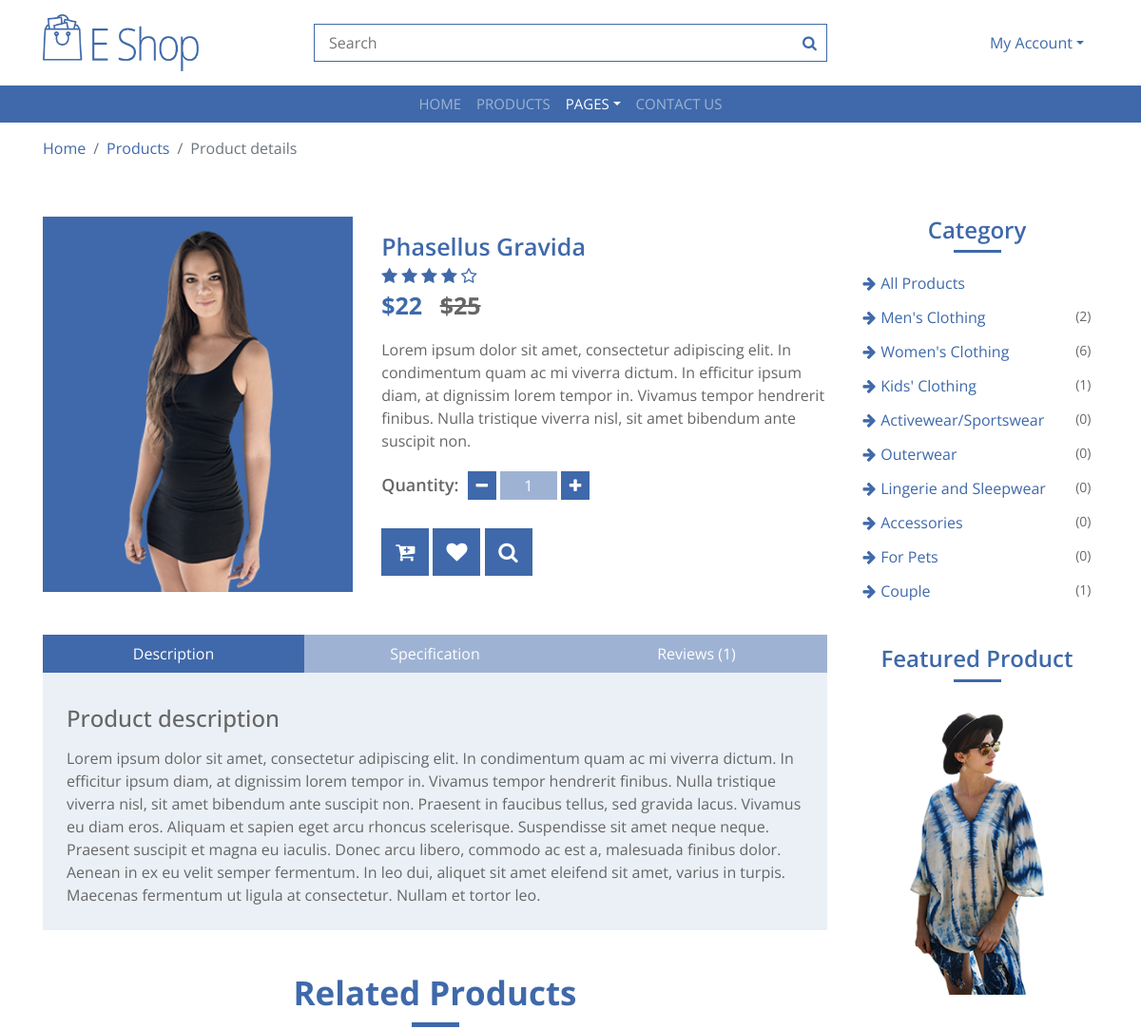
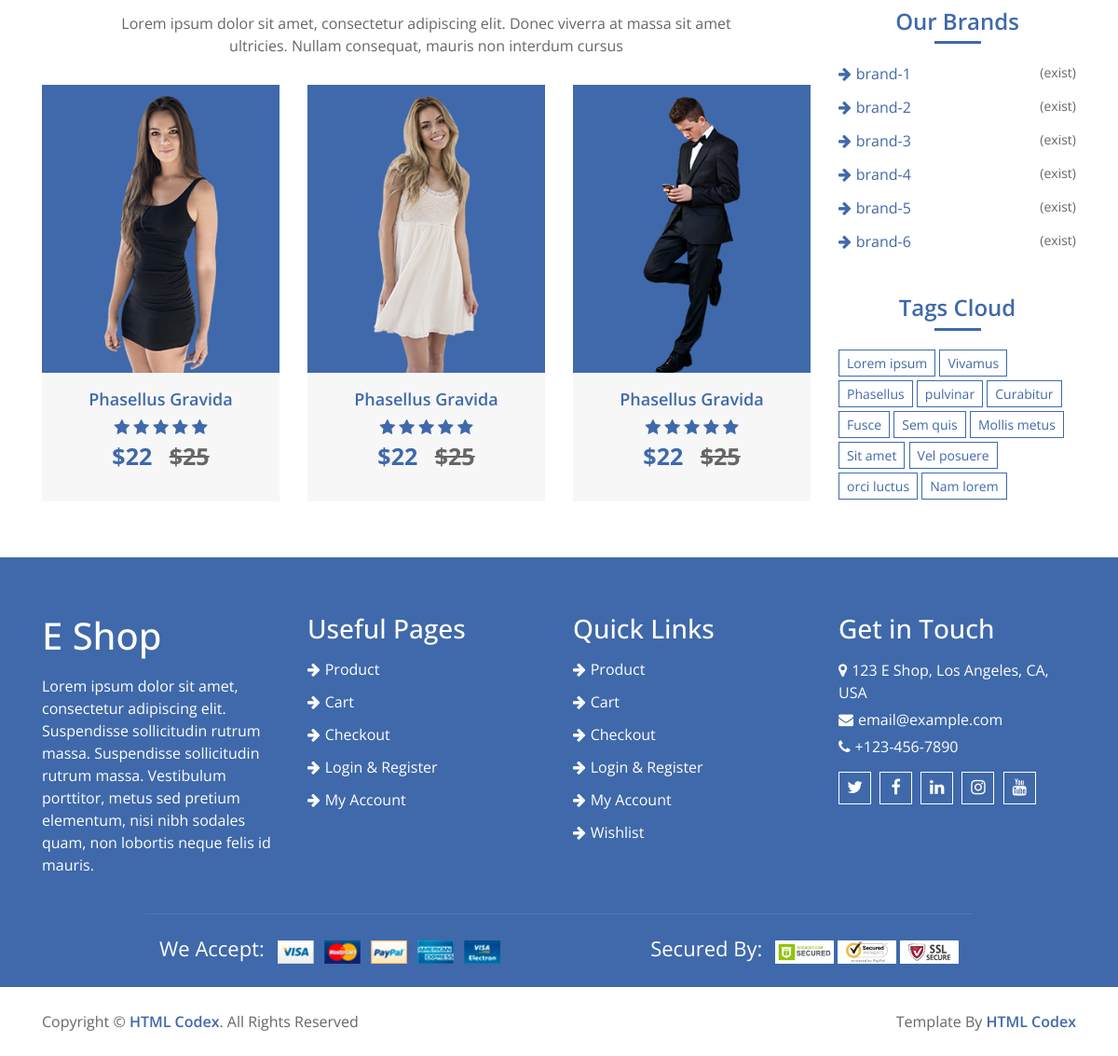
/product/1/, run on the app's committed database (2 pictures, top to bottom).
### core/models.py (models this page shows, shortened)
class Products(models.Model):
    product_name = models.CharField(max_length=200)
    image = models.ImageField(upload_to='products/')
    ex_price = models.CharField(max_length=200, blank=True, null=True)
    price = models.CharField(max_length=200)
    score = models.FloatField(default=0)
    details = models.TextField()
    description = models.TextField()
    specification = models.TextField()
    is_active = models.BooleanField(default=True)
    category = models.ForeignKey(
        Category,
        related_name='products',
        on_delete=models.CASCADE,
        null=True,
        blank=True
    )

class Category(models.Model):
    name = models.CharField(max_length=100, unique=True)
    slug = models.SlugField(max_length=100, unique=True)
    created_at = models.DateTimeField(auto_now_add=True)
    updated_at = models.DateTimeField(auto_now=True)
    is_active = models.BooleanField(default=True)

class Brands(models.Model):
    name = models.CharField(max_length=200)
    image = models.ImageField(upload_to='products/')
    created_at = models.DateTimeField(auto_now_add=True)

### core/views.py (the view)
# urls.py: path('product/<int:post_id>/', product_detail_view, name='product_detail'),
def product_detail_view(request, post_id):
    products = Products.objects.all()
    product = get_object_or_404(Products, id=post_id)
    featured_products = Products.objects.filter(ex_price__isnull=False).exclude(ex_price="")
    featured_product = random.choice(featured_products) if featured_products.exists() else None
    categories = Category.objects.filter(is_active=True)
    brands = Brands.objects.all()
    if request.method == "POST":
        if not request.user.is_authenticated:
            messages.error(request, 'Please login to submit a review.')
            return redirect('shopping:login')
        review_form = ReviewForm(request.POST)
        if review_form.is_valid():
            review = review_form.save(commit=False)
            review.product = product
            review.save()
            return redirect('shopping:product_detail', post_id=product.id)
    else:
        review_form = ReviewForm()
    reviews = product.reviews.all().order_by('-created_at')
    return render(request, 'product-detail.html', {
        'products': products,
        'product':product,
        'featured_product': featured_product,
        'brands': brands,
        'reviews': reviews,
        'review_form': review_form,
        'categories': categories,
    })

### core/forms.py
class ReviewForm(ModelForm):
    class Meta:
        model = Review
        fields = ['reviewer_name', 'reviewer_email', 'content', 'rating']
        widgets = {
            'reviewer_name': forms.TextInput(attrs={'class': 'form-control'}),
            'reviewer_email': forms.EmailInput(attrs={'class': 'form-control'}),
            'content': forms.TextInput(attrs={'class': 'form-control'}),
            'rating': forms.NumberInput(attrs={'class': 'form-control', 'min': 1, 'max': 5}),
        }

### core/context_processors.py (called while the page is built)
def social_media_links(request):
    return {
        'twitter': getattr(settings, 'TWITTER', '#' ),
        'facebook': getattr(settings, 'FACEBOOK', '#'),
        'linkedin': getattr(settings, 'LINKEDIN', '#'),
        'youtube': getattr(settings, 'YOUTUBE', '#'),
        'instagram': getattr(settings, 'INSTAGRAM', '#'),
}

def common_links(request):
    return {
        'home_url': reverse('shopping:home'),
        'products_url': reverse('shopping:products'),
        'cart_url': reverse('shopping:cart'),
        'checkout_url': reverse('shopping:checkout'),
        'login_url': reverse('shopping:login'),
        'register_url': reverse('shopping:register'),
        'account_url': reverse('shopping:account'),
        'wishlist_url': reverse('shopping:wishlist'),
        'contact_url': reverse('shopping:contact'),
    }

### templates/product-detail.html (shortened to what this page needs)
{% extends 'base.html'  %}
{% load static %}
{% block content %}
<div class="breadcrumb-wrap">
    <div class="container">
        <ul class="breadcrumb">
            <li class="breadcrumb-item"><a href="#">Home</a></li>
            <li class="breadcrumb-item"><a href="#">Products</a></li>
            <li class="breadcrumb-item active">Product details</li>
        </ul>
    </div>
</div>
<div class="product-detail">
    <div class="container">
        <div class="row">
            <div class="col-lg-9">
                <div class="row align-items-center product-detail-top">
                    <div class="col-md-5">
                        <div class="product-slider-single">
                            <img src="{{ product.image.url }}" alt="Product Image">
                        </div>
                    </div>
                    <div class="col-md-7">
                        <div class="product-content">
                            <div class="title"><h2>{{ product.product_name }}</h2></div>
                                <div class="ratting">
                                    {%for i in '12345'%}
                                        {%if forloop.counter <= product.score %}
                                            <i class="fa fa-star"></i>
                                        {% else %}
                                            <i class="fa fa-star-o"></i>
                                        {% endif %}
                                    {%endfor%}
                                </div>
                            {% if product.ex_price %}
                            <div class="price">{{product.price}} <span>{{product.ex_price}}</span></div>
                            {% else %}
                            <div class="price">{{product.price}}</div>
                            {% endif %}
                            <div class="details">
                                <p>
                                    {{ product.details }}
                                </p>
                            </div>
                            <div class="quantity">
                                <h4>Quantity:</h4>
                                <div class="qty">
                                    <button class="btn-minus"><i class="fa fa-minus"></i></button>
                                    <input type="text" value="1">
                                    <button class="btn-plus"><i class="fa fa-plus"></i></button>
                                </div>
                            </div>
                            <div class="action">
                                <a href="#" class="add-to-cart" data-id="{{ product.id }}"><i class="fa fa-cart-plus"></i></a>
                                <a href="#" class="add-to-wishlist" data-id="{{ product.id }}"><i class="fa fa-heart"></i></a>
                                <a href="{% url 'shopping:product_detail' product.id %}"><i class="fa fa-search"></i></a>
                            </div>
                        </div>
                    </div>
                </div>
                <div class="row product-detail-bottom">
                    <div class="col-lg-12">
                        <ul class="nav nav-pills nav-justified">
                            <li class="nav-item">
                                <a class="nav-link active" data-toggle="pill" href="#description">Description</a>
                            </li>
                            <li class="nav-item">
                                <a class="nav-link" data-toggle="pill" href="#specification">Specification</a>
                            </li>
                            <li class="nav-item">
                                <a class="nav-link" data-toggle="pill" href="#reviews">Reviews ({{ reviews.count }})</a>
                            </li>
                        </ul>
                        <div class="tab-content">
                            <div id="description" class="container tab-pane active"><br>
                                <h4>Product description</h4>
                                <p>
                                    {{ product.description }}
                                </p>
                            </div>
                        </div>
                    </div>
                </div>
                <div class="container">
                    <div class="section-header">
                        <h3>Related Products</h3>
                        <p>
                            Lorem ipsum dolor sit amet, consectetur adipiscing elit. Donec viverra at massa sit amet ultricies. Nullam consequat, mauris non interdum cursus
                        </p>
                    </div>
                </div>
                <div class="row align-items-center product-slider product-slider-3">
                    {% for product in products %}
                    <div class="col-lg-3">
                        <div class="product-item">
                            <div class="product-image">
                                <a href="product-detail.html">
                                    <img src="{{ product.image.url }}" alt="Product Image">
                                </a>
                            </div>
                            <div class="product-content">
                                <div class="title"><a href="#">Phasellus Gravida</a></div>
                                <div class="ratting">
                                    <i class="fa fa-star"></i>
                                    <i class="fa fa-star"></i>
                                    <i class="fa fa-star"></i>
                                    <i class="fa fa-star"></i>
                                    <i class="fa fa-star"></i>
                                </div>
                                <div class="price">$22 <span>$25</span></div>
                            </div>
                        </div>
                    </div>
                    {% endfor %}
                </div>
            </div>
            <div class="col-lg-3">
                {% include '__categories.html' %}
                <div class="sidebar-widget image">
                    <h2 class="title">Featured Product</h2>
                    {% if featured_product %}
                    <a href="{% url 'shopping:product_detail' featured_product.id %}">
                        <img src="{{ featured_product.image.url }}" alt="Image">
                    </a>
                    {% else %}
                     <a href="{% url 'shopping:product_detail' featured_product.id %}">
                        <img src="{% static 'base/img/category-1.jpg' %}" alt="Image">
                    </a>
                    {% endif %}
                </div>
                <div class="sidebar-widget brands">
                    <h2 class="title">Our Brands</h2>
                    <ul>
                        {% for brand in brands %}
                            <li><a href="#">{{brand.name}}</a><span>(exist)</span></li>
                        {% empty %}
                            <li>No brands available.</li>
                        {% endfor %}
                    </ul>
                </div>
                <div class="sidebar-widget tag">
                    <h2 class="title">Tags Cloud</h2>
                    <a href="#">Lorem ipsum</a>
                    <a href="#">Vivamus</a>
                    <a href="#">Phasellus</a>
                    <a href="#">pulvinar</a>
                    <a href="#">Curabitur</a>
                    <a href="#">Fusce</a>
                    <a href="#">Sem quis</a>
                    <a href="#">Mollis metus</a>
                    <a href="#">Sit amet</a>
                    <a href="#">Vel posuere</a>
                    <a href="#">orci luctus</a>
                    <a href="#">Nam lorem</a>
                </div>
            </div>
        </div>
    </div>
</div>
{% endblock %}

### templates/__categories.html
<div class="sidebar-widget category">
    <h2 class="title">Category</h2>
    <ul>
        <li>
            <a href="?category=all" class="reset-category">All Products</a>
        </li>
        {% for category in categories %}
            {% if category.is_active %}
                <li>
                    <a href="?category={{ category.id }}">{{ category.name }}</a>
                    <span>({{ category.products.count }})</span>
                </li>
            {% endif %}
        {% endfor %}
    </ul>
</div>

### data on the page
Products: image (picture), product_name "Phasellus Gravida", score 4 (drawn), price "$22", ex_price "$25", details "Lorem ipsum dolor sit amet, consectetur adipiscing elit. In condimentum quam ac mi viverra dictum. In efficitur ipsum diam, at dignissim lorem tempor in. Vivamus tempor hendrerit finibus. Nulla tristique viverra nisl, sit amet bibendum ante suscipit non.", description "Lorem ipsum dolor sit amet, consectetur adipiscing elit. In condimentum quam ac mi viverra dictum. In efficitur ipsum diam, at dignissim lorem tempor in. Vivamus tempor hendrerit finibus. Nulla tristique viverra nisl, sit amet bibendum ante suscipit non. Praesent in faucibus tellus, sed gravida lacus. Vivamus eu diam eros. Aliquam et sapien eget arcu rhoncus scelerisque. Suspendisse sit amet neque neque. Praesent suscipit et magna eu iaculis. Donec arcu libero, commodo ac est a, malesuada finibus dolor. Aenean in ex eu velit semper fermentum. In leo dui, aliquet sit amet eleifend sit amet, varius in turpis. Maecenas fermentum ut ligula at consectetur. Nullam et tortor leo."
Products: image (picture)
Products: image (picture)
Category: name "Men's Clothing", products.count "2"
Category: name "Women's Clothing", products.count "6"
Category: name "Kids' Clothing", products.count "1"
Category: name "Activewear/Sportswear", products.count "0"
Category: name "Outerwear", products.count "0"
Category: name "Lingerie and Sleepwear", products.count "0"
Category: name "Accessories", products.count "0"
Category: name "For Pets", products.count "0"
Category: name "Couple", products.count "1"
Products: image (picture)
Brands: name "brand-1"
Brands: name "brand-2"
Brands: name "brand-3"
Brands: name "brand-4"
Brands: name "brand-5"
Brands: name "brand-6"

### other printed values
{{ reviews.count }} "1"
